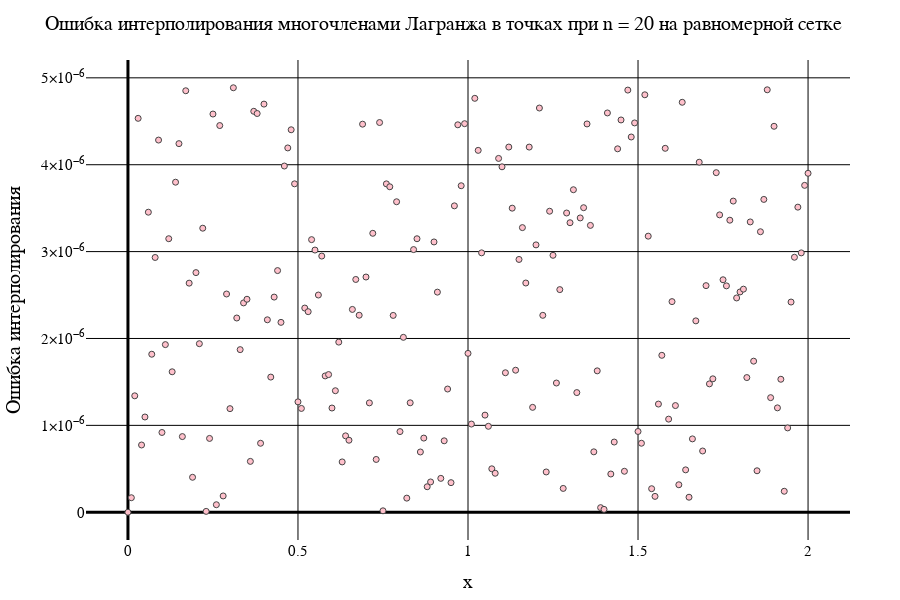

Notebook cell for this chart:
### Code cell
data1[2]

### Figure 1 — Plotly figure (JSON) as saved in the notebook; plotly's stock layout.template omitted (floating-point values rounded to 4 significant figures; data arrays with more than 128 entries replaced by an {"elided": "..."} marker saying what was removed)
{"data": [{"marker": {"color": "pink", "line": {"width": 1}, "showline": true}, "mode": "markers", "type": "scatter", "x": {"elided": "201 float values"}, "y": {"elided": "201 float values"}}], "layout": {"coloraxis": {"outlinecolor": "black"}, "font": {"color": "black", "family": "Times New Roman"}, "height": 600, "margin": {"b": 50, "l": 50, "r": 50, "t": 60}, "paper_bgcolor": "white", "plot_bgcolor": "white", "title": {"autosize": false, "font": {"color": "black", "family": "Times New Roman", "size": 20}, "paper_bgcolor": "red", "text": "Ошибка интерполирования многочленами Лагранжа в точках при n = 20 на равномерной сетке"}, "width": 900, "xaxis": {"color": "black", "gridcolor": "black", "gridwidth": 1, "tickfont": {"size": 15}, "title": {"font": {"color": "black", "family": "Times New Roman", "size": 20}, "text": "x"}, "zerolinecolor": "black", "zerolinewidth": 3}, "yaxis": {"exponentformat": "power", "gridcolor": "black", "gridwidth": 1, "tickfont": {"size": 15}, "title": {"font": {"color": "black", "family": "Times New Roman", "size": 20}, "text": "Ошибка интерполирования"}, "zerolinecolor": "black", "zerolinewidth": 3}}}
